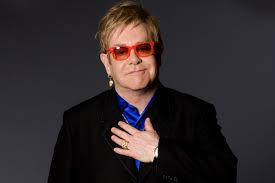
#> input picture download.jpg, 275 x 183 px
$ python grabcut.py
#> lines starting #> are read from the running program, lines starting #| are printed output that depends on the picture
import numpy as np
import cv2
from matplotlib import pyplot as plt

original = cv2.imread(r"download.jpg")
#> original is the input picture: shape (183, 275, 3); mean B, G, R 44.5, 42.2, 49.6
img = original.copy()
mask = np.zeros(img.shape[:2], np. uint8)
bgdModel = np.zeros((1, 65), np.float64)
fgdModel = np.zeros((1, 65), np. float64)
rect = (100, 1, 421, 378)
cv2.grabCut (img, mask, rect, bgdModel, fgdModel, 5, cv2.GC_INIT_WITH_RECT)
mask2= np.where((mask==2) | (mask==0), 0, 1).astype('uint8')
img = img * mask2[:,:, np.newaxis]
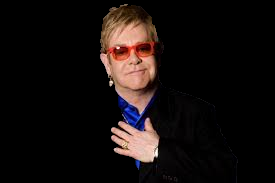
#> img: shape (183, 275, 3); mean B, G, R 14, 15.3, 21.6
plt.subplot(121)
plt.imshow(cv2.cvtColor(img, cv2.COLOR_BGR2RGB))
plt.title("grabcut")
plt.xticks([])
plt.yticks([])
plt.subplot(122)
plt.imshow(cv2.cvtColor(original, cv2.COLOR_BGR2RGB))
plt.title("original")
plt.xticks([])
plt.yticks([])
plt.show()
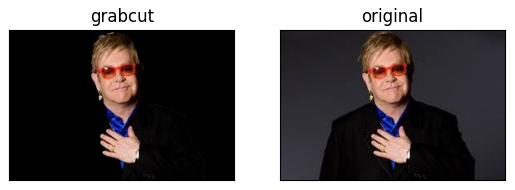
#> figure drawn by matplotlib, 2 panels
